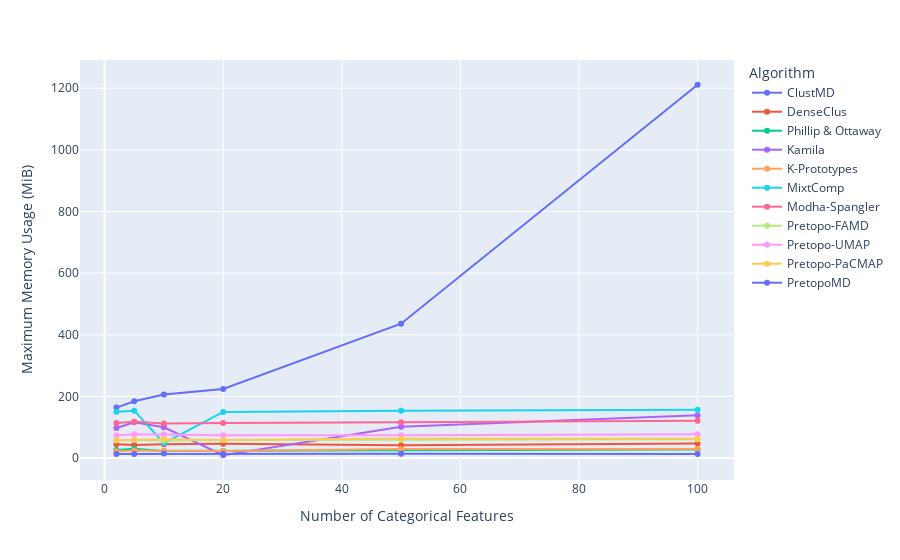

Notebook code cell kept with this figure:
### Code cell
cat_df = pd.DataFrame.from_dict(n_cat)[nn]
cat_mem = cat_df.apply(lambda x: x.str[0]).T
px.line(data_frame=cat_mem,title="Time (s)")

cat_df = pd.DataFrame.from_dict(n_cat)[nn]
cat_mem = cat_df.apply(lambda x: x.str[0]).T
fig = px.line(data_frame=cat_mem,markers="*")
fig.update_layout(legend_title_text='Algorithm')
fig.update_xaxes(title="Number of Categorical Features")
fig.update_yaxes(title="Maximum Memory Usage (MiB)")
fig

### Figure 1 — Plotly figure (JSON) as saved in the notebook; plotly's stock layout.template omitted (floating-point values rounded to 4 significant figures)
{"data": [{"hovertemplate": "variable=ClustMD<br>index=%{x}<br>value=%{y}<extra></extra>", "legendgroup": "ClustMD", "line": {"color": "#636efa", "dash": "solid"}, "marker": {"symbol": "circle"}, "mode": "markers+lines", "name": "ClustMD", "orientation": "v", "showlegend": true, "type": "scatter", "x": [2, 5, 10, 20, 50, 100], "xaxis": "x", "y": [163.7, 184.3, 206.0, 223.9, 435.8, 1211.0], "yaxis": "y"}, {"hovertemplate": "variable=DenseClus<br>index=%{x}<br>value=%{y}<extra></extra>", "legendgroup": "DenseClus", "line": {"color": "#EF553B", "dash": "solid"}, "marker": {"symbol": "circle"}, "mode": "markers+lines", "name": "DenseClus", "orientation": "v", "showlegend": true, "type": "scatter", "x": [2, 5, 10, 20, 50, 100], "xaxis": "x", "y": [44.71, 42.26, 45.01, 46.33, 41.91, 47.63], "yaxis": "y"}, {"hovertemplate": "variable=Phillip & Ottaway<br>index=%{x}<br>value=%{y}<extra></extra>", "legendgroup": "Phillip & Ottaway", "line": {"color": "#00cc96", "dash": "solid"}, "marker": {"symbol": "circle"}, "mode": "markers+lines", "name": "Phillip & Ottaway", "orientation": "v", "showlegend": true, "type": "scatter", "x": [2, 5, 10, 20, 50, 100], "xaxis": "x", "y": [26.16, 30.01, 23.09, 23.2, 25.43, 27.89], "yaxis": "y"}, {"hovertemplate": "variable=Kamila<br>index=%{x}<br>value=%{y}<extra></extra>", "legendgroup": "Kamila", "line": {"color": "#ab63fa", "dash": "solid"}, "marker": {"symbol": "circle"}, "mode": "markers+lines", "name": "Kamila", "orientation": "v", "showlegend": true, "type": "scatter", "x": [2, 5, 10, 20, 50, 100], "xaxis": "x", "y": [97.74, 116.4, 99.77, 9.164, 101.4, 139.2], "yaxis": "y"}, {"hovertemplate": "variable=K-Prototypes<br>index=%{x}<br>value=%{y}<extra></extra>", "legendgroup": "K-Prototypes", "line": {"color": "#FFA15A", "dash": "solid"}, "marker": {"symbol": "circle"}, "mode": "markers+lines", "name": "K-Prototypes", "orientation": "v", "showlegend": true, "type": "scatter", "x": [2, 5, 10, 20, 50, 100], "xaxis": "x", "y": [22.49, 24.59, 23.66, 22.96, 29.06, 29.09], "yaxis": "y"}, {"hovertemplate": "variable=MixtComp<br>index=%{x}<br>value=%{y}<extra></extra>", "legendgroup": "MixtComp", "line": {"color": "#19d3f3", "dash": "solid"}, "marker": {"symbol": "circle"}, "mode": "markers+lines", "name": "MixtComp", "orientation": "v", "showlegend": true, "type": "scatter", "x": [2, 5, 10, 20, 50, 100], "xaxis": "x", "y": [150.2, 153.7, 48.41, 149.7, 153.2, 156.6], "yaxis": "y"}, {"hovertemplate": "variable=Modha-Spangler<br>index=%{x}<br>value=%{y}<extra></extra>", "legendgroup": "Modha-Spangler", "line": {"color": "#FF6692", "dash": "solid"}, "marker": {"symbol": "circle"}, "mode": "markers+lines", "name": "Modha-Spangler", "orientation": "v", "showlegend": true, "type": "scatter", "x": [2, 5, 10, 20, 50, 100], "xaxis": "x", "y": [113.7, 117.8, 111.9, 113.7, 116.4, 120.9], "yaxis": "y"}, {"hovertemplate": "variable=Pretopo-FAMD<br>index=%{x}<br>value=%{y}<extra></extra>", "legendgroup": "Pretopo-FAMD", "line": {"color": "#B6E880", "dash": "solid"}, "marker": {"symbol": "circle"}, "mode": "markers+lines", "name": "Pretopo-FAMD", "orientation": "v", "showlegend": true, "type": "scatter", "x": [2, 5, 10, 20, 50, 100], "xaxis": "x", "y": [57.89, 58.76, 56.75, 58.42, 59.84, 60.88], "yaxis": "y"}, {"hovertemplate": "variable=Pretopo-UMAP<br>index=%{x}<br>value=%{y}<extra></extra>", "legendgroup": "Pretopo-UMAP", "line": {"color": "#FF97FF", "dash": "solid"}, "marker": {"symbol": "circle"}, "mode": "markers+lines", "name": "Pretopo-UMAP", "orientation": "v", "showlegend": true, "type": "scatter", "x": [2, 5, 10, 20, 50, 100], "xaxis": "x", "y": [73.35, 77.55, 76.4, 73.84, 74.02, 77.22], "yaxis": "y"}, {"hovertemplate": "variable=Pretopo-PaCMAP<br>index=%{x}<br>value=%{y}<extra></extra>", "legendgroup": "Pretopo-PaCMAP", "line": {"color": "#FECB52", "dash": "solid"}, "marker": {"symbol": "circle"}, "mode": "markers+lines", "name": "Pretopo-PaCMAP", "orientation": "v", "showlegend": true, "type": "scatter", "x": [2, 5, 10, 20, 50, 100], "xaxis": "x", "y": [57.47, 59.47, 60.71, 58.38, 63.13, 62.32], "yaxis": "y"}, {"hovertemplate": "variable=PretopoMD<br>index=%{x}<br>value=%{y}<extra></extra>", "legendgroup": "PretopoMD", "line": {"color": "#636efa", "dash": "solid"}, "marker": {"symbol": "circle"}, "mode": "markers+lines", "name": "PretopoMD", "orientation": "v", "showlegend": true, "type": "scatter", "x": [2, 5, 10, 20, 50, 100], "xaxis": "x", "y": [13.07, 13.16, 14.54, 12.96, 13.75, 13.35], "yaxis": "y"}], "layout": {"legend": {"title": {"text": "Algorithm"}, "tracegroupgap": 0}, "margin": {"t": 60}, "xaxis": {"anchor": "y", "domain": [0, 1], "title": {"text": "Number of Categorical Features"}}, "yaxis": {"anchor": "x", "domain": [0, 1], "title": {"text": "Maximum Memory Usage (MiB)"}}}}
